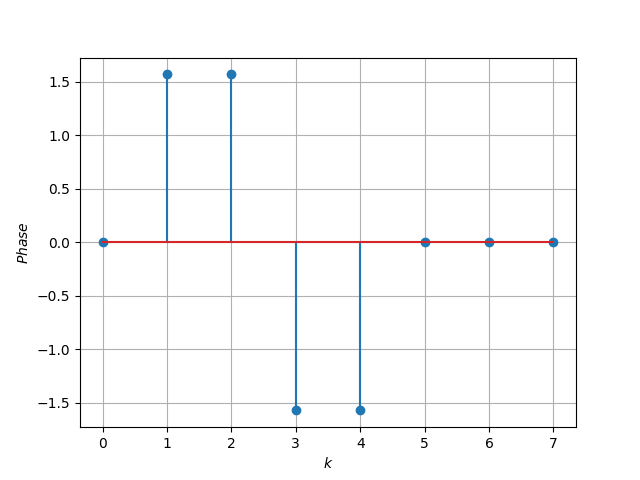

Source code (Python):
import numpy as np
import matplotlib.pyplot as plt

# Read phase values from file
phase_X_k = np.loadtxt('mm21.dat')

# Plot the phase of X(k)
plt.stem(range(len(phase_X_k)), phase_X_k)
plt.xlabel('$k$')
plt.ylabel('$Phase$')
plt.grid(True)
plt.savefig('mm21.png')
plt.show()

